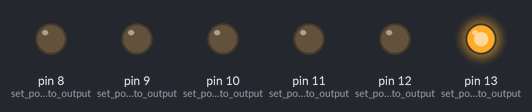
Simulated run of this sketch. Board: Arduino Uno, built with avr-gcc and run on an emulated ATmega328P. Shown: output pins drawn as LEDs (lit = HIGH).

Above: at 2.0 s.
At 5.0 s:
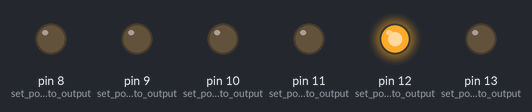
At 8.5 s:
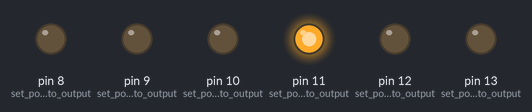
At 11.5 s:
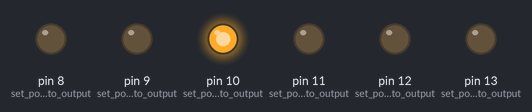
At 13.0 s:
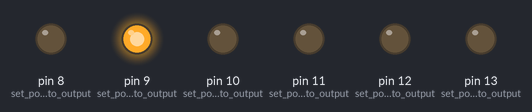
At 15.5 s:
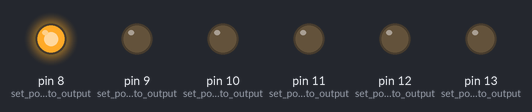
Timing chart, 0 to 22.1 s (numbered marks = the images above):
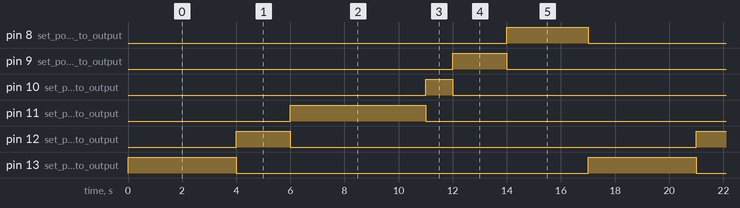

Measured:
- by itself, pin 8 (set_port_8_to_output): alternates HIGH for 3.0 s and LOW for 14.0 s
- by itself, pin 9 (set_port_9_to_output), pin 12 (set_port_12_to_output): alternates HIGH for 2.0 s and LOW for 15.0 s
- by itself, pin 10 (set_port_10_to_output): alternates HIGH for 1.0 s and LOW for 16.0 s
- by itself, pin 11 (set_port_11_to_output): alternates HIGH for 5.0 s and LOW for 12.0 s
- by itself, pin 13 (set_port_13_to_output): alternates HIGH for 4.0 s and LOW for 13.0 s

The sketch:

first_in_first_out1.ino
```cpp
// C++ code
//
void setup()
{
  pinMode(13, OUTPUT); //set port 13 to output
  pinMode(12, OUTPUT); //set port 12 to output
  pinMode(11, OUTPUT); //set port 11 to output
  pinMode(10, OUTPUT); //set port 10 to output
  pinMode(9, OUTPUT); //set port 9 to output
  pinMode(8, OUTPUT); //set port 8 to output
}

void loop()
{
  first_in_first_out(); //calling the function.
}

void first_in_first_out(){
  int time[6] = {4000, 2000, 5000, 1000, 2000, 3000};
  //an array of time in milliseconds to be used in delay function.
  int count = 0; //used to identifies the element of time array.
  for (int i=13; i>=8; i--){
  	digitalWrite(i, HIGH); //Turn the LED On
    delay(time[count]); //Delay.
    digitalWrite(i, LOW); //Turn the LED Off
    count++; //Increment count.
  }
}
```
